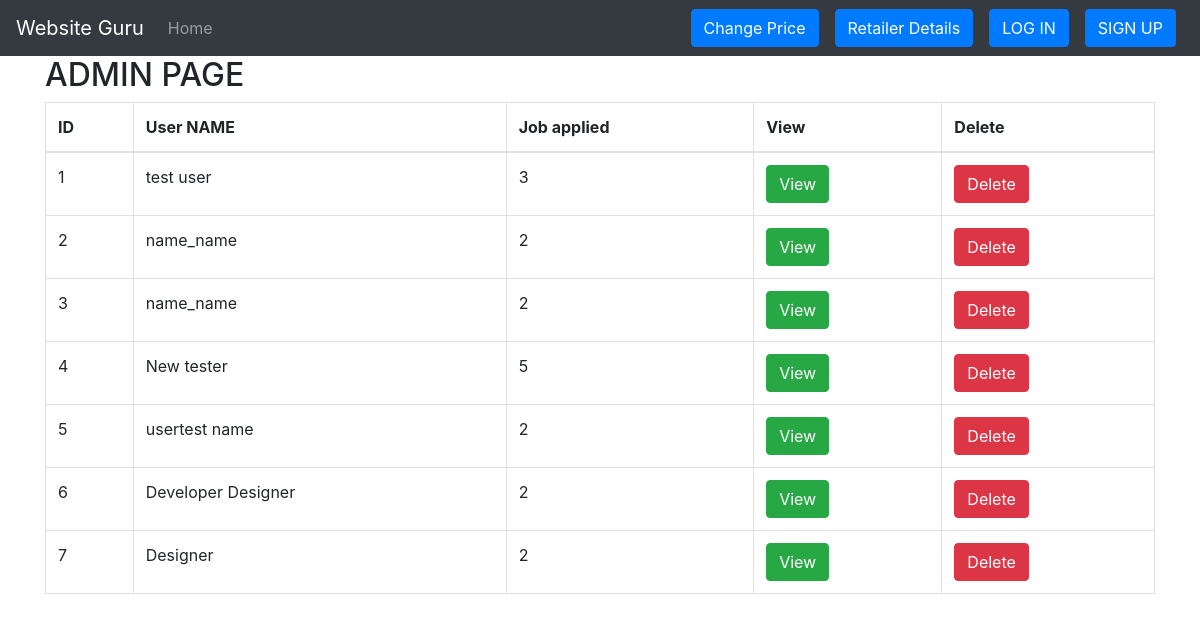
The app's page /admin/admin.php (signed in) with its own data.
### tables this page shows
CREATE TABLE `user_list` (
  `id` int(11) NOT NULL,
  `email_id` varchar(50) NOT NULL,
  `name` varchar(20) NOT NULL,
  `job_applied` varchar(50) NOT NULL,
  `date_created` datetime NOT NULL,
  `address` varchar(50) NOT NULL,
  `city` varchar(20) NOT NULL,
  `state` varchar(20) NOT NULL,
  `zip` varchar(8) NOT NULL,
  `college` varchar(80) NOT NULL,
  `college_web` varchar(30) NOT NULL,
  `work_exp` text NOT NULL,
  `other_note` text NOT NULL,
  `phone` varchar(15) NOT NULL,
  `degree` varchar(15) NOT NULL
);

### admin/admin.php (the view, shortened to what this page needs)
<?php
$server = "localhost";
$username = "root";
$password = "";
$database = "skyshop";
$conn = mysqli_connect($server, $username, $password, $database);
?>
<!DOCTYPE html>
<html lang="en">
<head>
</head>
<link rel="stylesheet" href="https://maxcdn.bootstrapcdn.com/bootstrap/4.0.0/css/bootstrap.min.css"
>
<body>
    <nav class="navbar navbar-expand-lg navbar-dark bg-dark">
        <a class="navbar-brand" href="/loginsystem">Website Guru</a>
        <div class="collapse navbar-collapse" id="navbarSupportedContent">
            <ul class="navbar-nav mr-auto">
                <li class="nav-item ">
                    <a class="nav-link" href="../">Home <span class="sr-only">(current)</span></a>
                </li>
            </ul>
            <form class="form-inline my-2 my-lg-0">
                <a href="/freelanceweb/admin/changeprice.php" class="btn btn-primary my-2 my-sm-0 mx-1 m-2"
                    type="submit">Change Price</a>
                <a href="/freelanceweb/admin/retailer-details.php" class="btn btn-primary my-2 my-sm-0 mx-1 m-2"
                    type="submit">Retailer Details</a>
                <a href="/freelanceweb/login.php" class="btn btn-primary my-2 my-sm-0 mx-1 m-2" type="submit">LOG IN</a>
                <a href="/freelanceweb/register.php" class="btn btn-primary my-2 my-sm-0 mx-1 m-2" type="submit">SIGN
                    UP</a>
            </form>
        </div>
    </nav>
    <?php
echo "<div class='container emp-profile'>
<h2>ADMIN PAGE</h2>
<table class='table table-bordered'>
  <thead>
    <tr>
      <th scope='col'>ID</th>
      <th scope='col'>User NAME</th>
      <th scope='col'>Job applied</th>
      <th scope='col'>View</th>
      <th scope='col'>Delete</th>
    </tr>
  </thead>
  <tbody>";
  $sql = 'SELECT * FROM `user_list`';
$retval = mysqli_query($conn, $sql);
  while($row = mysqli_fetch_assoc($retval)) {
  echo"<tr>";
    echo"<td>" .$row['id']. "</td>";
      echo"<td>" .$row['name']. "</td>";
      echo"<td>".$row['job_applied']."</td>";
      echo"<td><a href='candidates-data-view.php?cid=".$row['id']."' id='".$row['id']. "' class ='btn btn-success'>View</a></td>";
      echo"<td><a href='deleteform.php?cid=".$row['id']."' id='".$row['id']. "' class ='btn btn-danger'>Delete</a></td>";
  echo "</tr>";
}
?>
    </tbody>
    </table>
    </div>
</body>
</html>

### records on screen
user_list: id "1", name "test user", job_applied "3"
user_list: id "2", name "name_name", job_applied "2"
user_list: id "3", name "name_name", job_applied "2"
user_list: id "4", name "New tester", job_applied "5"
user_list: id "5", name "usertest name", job_applied "2"
user_list: id "6", name "Developer Designer", job_applied "2"
user_list: id "7", name "Designer", job_applied "2"
